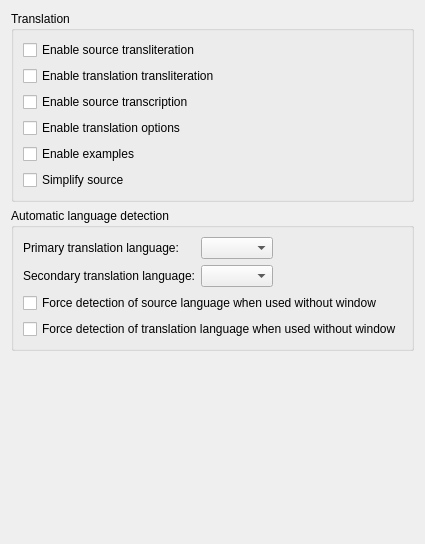
      <widget class="QWidget" name="translationPage">
       <layout class="QVBoxLayout" name="translationLayout">
        <item>
         <widget class="QGroupBox" name="translationGroupBox">
          <property name="title">
           <string>Translation</string>
          </property>
          <layout class="QVBoxLayout" name="translationBoxLayout">
           <item>
            <widget class="QCheckBox" name="sourceTranslitCheckBox">
             <property name="toolTip">
              <string>&lt;html&gt;&lt;head/&gt;&lt;body&gt;&lt;p&gt;Enable or disable source transliteration&lt;/p&gt;&lt;/body&gt;&lt;/html&gt;</string>
             </property>
             <property name="text">
              <string>Enable source transliteration</string>
             </property>
            </widget>
           </item>
           <item>
            <widget class="QCheckBox" name="translationTranslitCheckBox">
             <property name="toolTip">
              <string>&lt;html&gt;&lt;head/&gt;&lt;body&gt;&lt;p&gt;Enable or disable translation transliteration&lt;/p&gt;&lt;/body&gt;&lt;/html&gt;</string>
             </property>
             <property name="text">
              <string>Enable translation transliteration</string>
             </property>
            </widget>
           </item>
           <item>
            <widget class="QCheckBox" name="sourceTranscriptionCheckBox">
             <property name="toolTip">
              <string>&lt;html&gt;&lt;head/&gt;&lt;body&gt;&lt;p&gt;Enable or disable source transcription&lt;/p&gt;&lt;/body&gt;&lt;/html&gt;</string>
             </property>
             <property name="text">
              <string>Enable source transcription</string>
             </property>
            </widget>
           </item>
           <item>
            <widget class="QCheckBox" name="translationOptionsCheckBox">
             <property name="toolTip">
              <string>&lt;html&gt;&lt;head/&gt;&lt;body&gt;&lt;p&gt;Enable or disable translation options&lt;/p&gt;&lt;/body&gt;&lt;/html&gt;</string>
             </property>
             <property name="text">
              <string>Enable translation options</string>
             </property>
            </widget>
           </item>
           <item>
            <widget class="QCheckBox" name="examplesCheckBox">
             <property name="toolTip">
              <string>&lt;html&gt;&lt;head/&gt;&lt;body&gt;&lt;p&gt;Enable or disable usage examples&lt;/p&gt;&lt;/body&gt;&lt;/html&gt;</string>
             </property>
             <property name="text">
              <string>Enable examples</string>
             </property>
            </widget>
           </item>
           <item>
            <widget class="QCheckBox" name="sourceSimplificationCheckBox">
             <property name="toolTip">
              <string>&lt;html&gt;&lt;head/&gt;&lt;body&gt;&lt;p&gt;Replace each sequence of whitespaces (this includes the ASCII characters '\t', '\n', '\v', '\f', '\r', and ' ') with a single space in queries&lt;/p&gt;&lt;/body&gt;&lt;/html&gt;</string>
             </property>
             <property name="text">
              <string>Simplify source</string>
             </property>
            </widget>
           </item>
          </layout>
         </widget>
        </item>
        <item>
         <widget class="QGroupBox" name="langDetectionGroupBox">
          <property name="title">
           <string>Automatic language detection</string>
          </property>
          <layout class="QGridLayout" name="languageDetectionLayout">
           <item row="0" column="2">
            <spacer name="langDetectionSpacer">
             <property name="orientation">
              <enum>Qt::Horizontal</enum>
             </property>
             <property name="sizeHint" stdset="0">
              <size>
               <width>40</width>
               <height>20</height>
              </size>
             </property>
            </spacer>
           </item>
           <item row="0" column="0">
            <widget class="QLabel" name="primaryLangLabel">
             <property name="text">
              <string>Primary translation language:</string>
             </property>
            </widget>
           </item>
           <item row="1" column="0">
            <widget class="QLabel" name="secondaryLangLabel">
             <property name="text">
              <string>Secondary translation language:</string>
             </property>
            </widget>
           </item>
           <item row="0" column="1">
            <widget class="QComboBox" name="primaryLangComboBox">
             <property name="toolTip">
              <string>&lt;html&gt;&lt;head/&gt;&lt;body&gt;&lt;p&gt;Language to which text will be translated when autodetecting&lt;/p&gt;&lt;/body&gt;&lt;/html&gt;</string>
             </property>
            </widget>
           </item>
           <item row="1" column="1">
            <widget class="QComboBox" name="secondaryLangComboBox">
             <property name="toolTip">
              <string>&lt;html&gt;&lt;head/&gt;&lt;body&gt;&lt;p&gt;Language to which the text will be translated if it is in the language selected above&lt;/p&gt;&lt;/body&gt;&lt;/html&gt;</string>
             </property>
            </widget>
           </item>
           <item row="2" column="0" colspan="3">
            <widget class="QCheckBox" name="forceSourceAutoCheckBox">
             <property name="text">
              <string>Force detection of source language when used without window</string>
             </property>
            </widget>
           </item>
           <item row="3" column="0" colspan="3">
            <widget class="QCheckBox" name="forceTranslationAutoCheckBox">
             <property name="text">
              <string>Force detection of translation language when used without window</string>
             </property>
            </widget>
           </item>
          </layout>
         </widget>
        </item>
        <item>
         <spacer name="translationSpacer">
          <property name="orientation">
           <enum>Qt::Vertical</enum>
          </property>
          <property name="sizeHint" stdset="0">
           <size>
            <width>20</width>
            <height>182</height>
           </size>
          </property>
         </spacer>
        </item>
       </layout>
      </widget>
